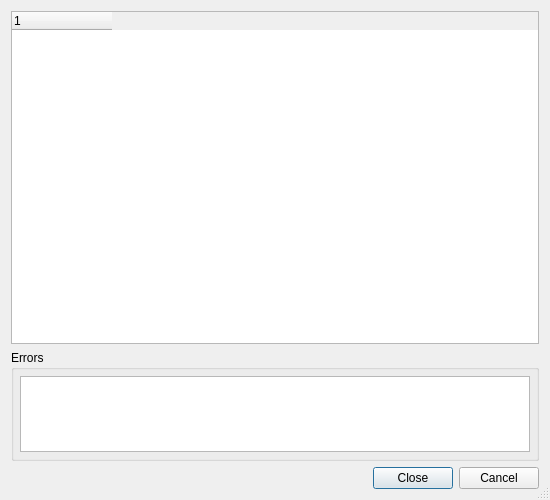
<?xml version="1.0" encoding="UTF-8"?>
<ui version="4.0">
 <class>DjangoMigrationsListDialog</class>
 <widget class="QDialog" name="DjangoMigrationsListDialog">
  <property name="geometry">
   <rect>
    <x>0</x>
    <y>0</y>
    <width>550</width>
    <height>500</height>
   </rect>
  </property>
  <property name="sizeGripEnabled">
   <bool>true</bool>
  </property>
  <layout class="QVBoxLayout" name="verticalLayout">
   <item>
    <widget class="QTreeWidget" name="migrationsList">
     <property name="sizePolicy">
      <sizepolicy hsizetype="Expanding" vsizetype="Expanding">
       <horstretch>0</horstretch>
       <verstretch>3</verstretch>
      </sizepolicy>
     </property>
     <property name="contextMenuPolicy">
      <enum>Qt::CustomContextMenu</enum>
     </property>
     <property name="alternatingRowColors">
      <bool>true</bool>
     </property>
     <attribute name="headerStretchLastSection">
      <bool>false</bool>
     </attribute>
     <column>
      <property name="text">
       <string notr="true">1</string>
      </property>
     </column>
    </widget>
   </item>
   <item>
    <widget class="QGroupBox" name="errorGroup">
     <property name="sizePolicy">
      <sizepolicy hsizetype="Preferred" vsizetype="Expanding">
       <horstretch>0</horstretch>
       <verstretch>1</verstretch>
      </sizepolicy>
     </property>
     <property name="title">
      <string>Errors</string>
     </property>
     <layout class="QVBoxLayout">
      <property name="spacing">
       <number>6</number>
      </property>
      <property name="leftMargin">
       <number>6</number>
      </property>
      <property name="topMargin">
       <number>6</number>
      </property>
      <property name="rightMargin">
       <number>6</number>
      </property>
      <property name="bottomMargin">
       <number>6</number>
      </property>
      <item>
       <widget class="QTextEdit" name="errors">
        <property name="focusPolicy">
         <enum>Qt::NoFocus</enum>
        </property>
        <property name="readOnly">
         <bool>true</bool>
        </property>
        <property name="acceptRichText">
         <bool>false</bool>
        </property>
       </widget>
      </item>
     </layout>
    </widget>
   </item>
   <item>
    <widget class="QDialogButtonBox" name="buttonBox">
     <property name="orientation">
      <enum>Qt::Horizontal</enum>
     </property>
     <property name="standardButtons">
      <set>QDialogButtonBox::Cancel|QDialogButtonBox::Close</set>
     </property>
    </widget>
   </item>
  </layout>
 </widget>
 <resources/>
 <connections>
  <connection>
   <sender>buttonBox</sender>
   <signal>accepted()</signal>
   <receiver>DjangoMigrationsListDialog</receiver>
   <slot>accept()</slot>
   <hints>
    <hint type="sourcelabel">
     <x>248</x>
     <y>254</y>
    </hint>
    <hint type="destinationlabel">
     <x>157</x>
     <y>274</y>
    </hint>
   </hints>
  </connection>
  <connection>
   <sender>buttonBox</sender>
   <signal>rejected()</signal>
   <receiver>DjangoMigrationsListDialog</receiver>
   <slot>reject()</slot>
   <hints>
    <hint type="sourcelabel">
     <x>316</x>
     <y>260</y>
    </hint>
    <hint type="destinationlabel">
     <x>286</x>
     <y>274</y>
    </hint>
   </hints>
  </connection>
 </connections>
</ui>
